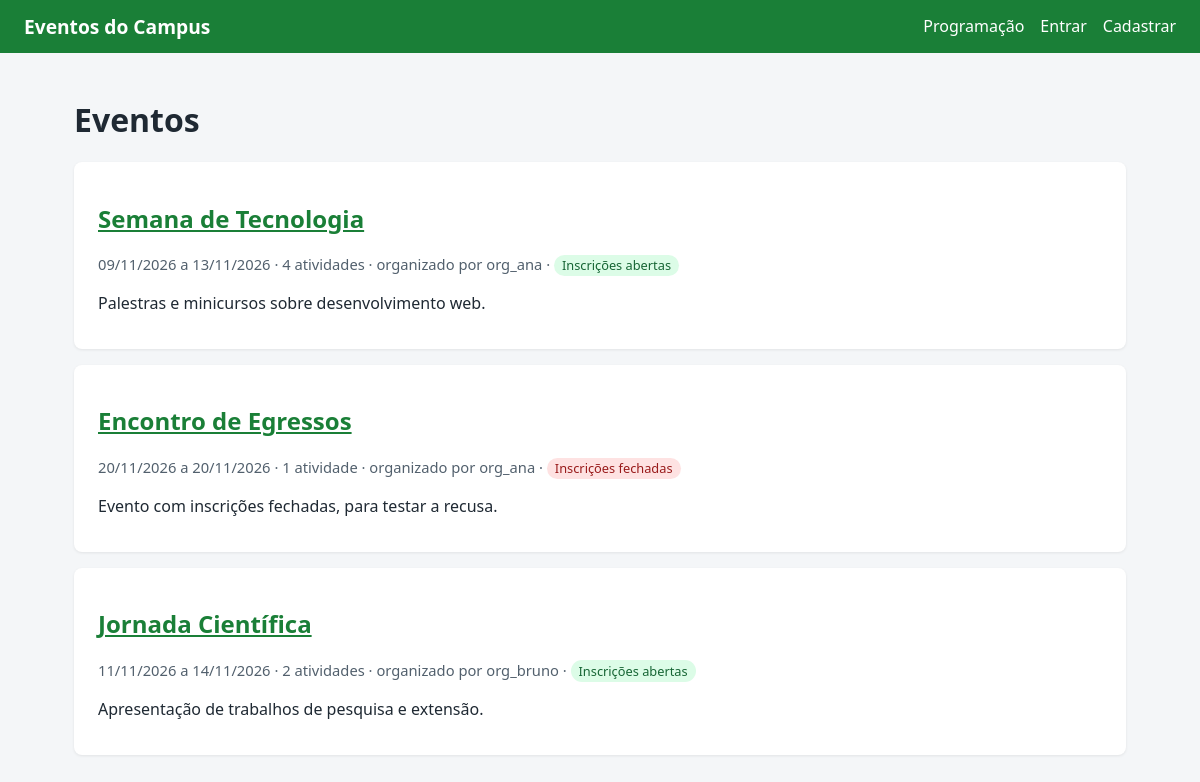
The page / on the database its author committed.
### eventos/models.py (models this page shows, shortened)
class Evento(models.Model):
    nome = models.CharField(max_length=200)
    descricao = models.TextField(blank=True)
    data_inicio = models.DateField("data de início")
    data_fim = models.DateField("data de fim")
    inscricoes_abertas = models.BooleanField("inscrições abertas", default=True)
    organizador = models.ForeignKey(
        settings.AUTH_USER_MODEL,
        on_delete=models.PROTECT,
        related_name="eventos_organizados",
    )
    class Meta:
        ordering = ["data_inicio", "nome"]
    def get_absolute_url(self):
        return reverse("eventos:detalhe", args=[self.pk])

### eventos/views.py (the view)
# urls.py: path("", views.EventoListView.as_view(), name="lista"),
class EventoListView(ListView):
    model = Evento
    template_name = "eventos/evento_list.html"
    context_object_name = "eventos"
    def get_queryset(self):
        return Evento.objects.select_related("organizador").annotate(
            num_atividades=Count("atividades")
        )

### templates/eventos/evento_list.html (shortened to what this page needs)
{% extends "base.html" %}
{% block content %}
<h1>Eventos</h1>
{% for evento in eventos %}
    <article class="cartao">
        <h2><a href="{{ evento.get_absolute_url }}">{{ evento.nome }}</a></h2>
        <p class="meta">
            {{ evento.data_inicio|date:"d/m/Y" }} a {{ evento.data_fim|date:"d/m/Y" }}
            · {{ evento.num_atividades }} atividade{{ evento.num_atividades|pluralize }}
            · organizado por {{ evento.organizador.username }}
            · {% if evento.inscricoes_abertas %}<span class="tag ok">Inscrições abertas</span>{% else %}<span class="tag fechado">Inscrições fechadas</span>{% endif %}
        </p>
        {% if evento.descricao %}<p>{{ evento.descricao|truncatewords:30 }}</p>{% endif %}
    </article>
{% empty %}
    <p>Nenhum evento cadastrado.</p>
{% endfor %}
{% endblock %}

### static/css/style.css (style rules this page uses)
* { box-sizing: border-box; }
body { margin: 0; font-family: system-ui, "Segoe UI", sans-serif; background: #f4f6f8; color: #1f2933; }
a { color: #1a7f37; }
.cartao { background: #fff; border-radius: 8px; padding: 1.2rem 1.5rem; margin-bottom: 1rem; box-shadow: 0 1px 3px rgba(0,0,0,.08); }
.meta { color: #52606d; font-size: .92rem; }
.tag { display: inline-block; padding: .1rem .5rem; border-radius: 999px; font-size: .8rem; }
.tag.ok { background: #dcfce7; color: #166534; }
.tag.fechado { background: #fee2e2; color: #991b1b; }

### rows shown on the page
Evento: nome "Semana de Tecnologia", data_inicio "09/11/2026", data_fim "13/11/2026", num_atividades "4", organizador.username "org_ana", inscricoes_abertas "Inscrições abertas", descricao "Palestras e minicursos sobre desenvolvimento web."
Evento: nome "Encontro de Egressos", data_inicio "20/11/2026", data_fim "20/11/2026", num_atividades "1", organizador.username "org_ana", inscricoes_abertas "Inscrições fechadas", descricao "Evento com inscrições fechadas, para testar a recusa."
Evento: nome "Jornada Científica", data_inicio "11/11/2026", data_fim "14/11/2026", num_atividades "2", organizador.username "org_bruno", inscricoes_abertas "Inscrições abertas", descricao "Apresentação de trabalhos de pesquisa e extensão."
